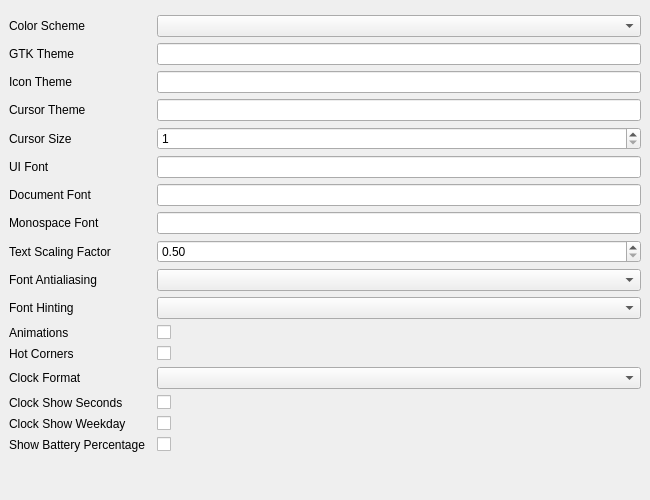
<?xml version="1.0" encoding="UTF-8"?>
<ui version="4.0">
 <class>GnomeAppearanceTab</class>
 <widget class="QWidget" name="GnomeAppearanceTab">
  <property name="geometry">
   <rect>
    <x>0</x>
    <y>0</y>
    <width>650</width>
    <height>500</height>
   </rect>
  </property>
  <layout class="QVBoxLayout" name="mainLayout">
   <property name="leftMargin"><number>0</number></property>
   <property name="topMargin"><number>6</number></property>
   <property name="rightMargin"><number>0</number></property>
   <property name="bottomMargin"><number>0</number></property>
   <item>
    <widget class="QScrollArea" name="scrollArea">
     <property name="widgetResizable">
      <bool>true</bool>
     </property>
     <property name="frameShape">
      <enum>QFrame::NoFrame</enum>
     </property>
     <widget class="QWidget" name="scrollContents">
      <layout class="QGridLayout" name="gridLayout">
       <property name="horizontalSpacing"><number>12</number></property>
       <property name="verticalSpacing"><number>6</number></property>

       <!-- Row 0: Color Scheme -->
       <item row="0" column="0">
        <widget class="QLabel" name="lblColorScheme">
         <property name="text"><string>Color Scheme</string></property>
        </widget>
       </item>
       <item row="0" column="1">
        <widget class="QComboBox" name="cmbColorScheme">
         <property name="minimumSize"><size><width>200</width><height>0</height></size></property>
         <property name="cursor"><cursorShape>PointingHandCursor</cursorShape></property>
         <property name="focusPolicy"><enum>Qt::NoFocus</enum></property>
        </widget>
       </item>

       <!-- Row 1: GTK Theme -->
       <item row="1" column="0">
        <widget class="QLabel" name="lblGtkTheme">
         <property name="text"><string>GTK Theme</string></property>
        </widget>
       </item>
       <item row="1" column="1">
        <widget class="QLineEdit" name="editGtkTheme">
         <property name="minimumSize"><size><width>200</width><height>0</height></size></property>
        </widget>
       </item>

       <!-- Row 2: Icon Theme -->
       <item row="2" column="0">
        <widget class="QLabel" name="lblIconTheme">
         <property name="text"><string>Icon Theme</string></property>
        </widget>
       </item>
       <item row="2" column="1">
        <widget class="QLineEdit" name="editIconTheme">
         <property name="minimumSize"><size><width>200</width><height>0</height></size></property>
        </widget>
       </item>

       <!-- Row 3: Cursor Theme -->
       <item row="3" column="0">
        <widget class="QLabel" name="lblCursorTheme">
         <property name="text"><string>Cursor Theme</string></property>
        </widget>
       </item>
       <item row="3" column="1">
        <widget class="QLineEdit" name="editCursorTheme">
         <property name="minimumSize"><size><width>200</width><height>0</height></size></property>
        </widget>
       </item>

       <!-- Row 4: Cursor Size -->
       <item row="4" column="0">
        <widget class="QLabel" name="lblCursorSize">
         <property name="text"><string>Cursor Size</string></property>
        </widget>
       </item>
       <item row="4" column="1">
        <widget class="QSpinBox" name="spinCursorSize">
         <property name="minimum"><number>1</number></property>
         <property name="maximum"><number>96</number></property>
         <property name="focusPolicy"><enum>Qt::ClickFocus</enum></property>
        </widget>
       </item>

       <!-- Row 5: UI Font -->
       <item row="5" column="0">
        <widget class="QLabel" name="lblFont">
         <property name="text"><string>UI Font</string></property>
        </widget>
       </item>
       <item row="5" column="1">
        <widget class="QLineEdit" name="editFont">
         <property name="minimumSize"><size><width>200</width><height>0</height></size></property>
        </widget>
       </item>

       <!-- Row 6: Document Font -->
       <item row="6" column="0">
        <widget class="QLabel" name="lblDocFont">
         <property name="text"><string>Document Font</string></property>
        </widget>
       </item>
       <item row="6" column="1">
        <widget class="QLineEdit" name="editDocFont">
         <property name="minimumSize"><size><width>200</width><height>0</height></size></property>
        </widget>
       </item>

       <!-- Row 7: Monospace Font -->
       <item row="7" column="0">
        <widget class="QLabel" name="lblMonoFont">
         <property name="text"><string>Monospace Font</string></property>
        </widget>
       </item>
       <item row="7" column="1">
        <widget class="QLineEdit" name="editMonoFont">
         <property name="minimumSize"><size><width>200</width><height>0</height></size></property>
        </widget>
       </item>

       <!-- Row 8: Text Scaling -->
       <item row="8" column="0">
        <widget class="QLabel" name="lblTextScaling">
         <property name="text"><string>Text Scaling Factor</string></property>
        </widget>
       </item>
       <item row="8" column="1">
        <widget class="QDoubleSpinBox" name="spinTextScaling">
         <property name="minimum"><double>0.500000000000000</double></property>
         <property name="maximum"><double>3.000000000000000</double></property>
         <property name="singleStep"><double>0.100000000000000</double></property>
         <property name="focusPolicy"><enum>Qt::ClickFocus</enum></property>
        </widget>
       </item>

       <!-- Row 9: Font Antialiasing -->
       <item row="9" column="0">
        <widget class="QLabel" name="lblAntialiasing">
         <property name="text"><string>Font Antialiasing</string></property>
        </widget>
       </item>
       <item row="9" column="1">
        <widget class="QComboBox" name="cmbAntialiasing">
         <property name="minimumSize"><size><width>200</width><height>0</height></size></property>
         <property name="cursor"><cursorShape>PointingHandCursor</cursorShape></property>
         <property name="focusPolicy"><enum>Qt::NoFocus</enum></property>
        </widget>
       </item>

       <!-- Row 10: Font Hinting -->
       <item row="10" column="0">
        <widget class="QLabel" name="lblHinting">
         <property name="text"><string>Font Hinting</string></property>
        </widget>
       </item>
       <item row="10" column="1">
        <widget class="QComboBox" name="cmbHinting">
         <property name="minimumSize"><size><width>200</width><height>0</height></size></property>
         <property name="cursor"><cursorShape>PointingHandCursor</cursorShape></property>
         <property name="focusPolicy"><enum>Qt::NoFocus</enum></property>
        </widget>
       </item>

       <!-- Row 11: Animations -->
       <item row="11" column="0">
        <widget class="QLabel" name="lblAnimations">
         <property name="text"><string>Animations</string></property>
        </widget>
       </item>
       <item row="11" column="1">
        <widget class="QCheckBox" name="chkAnimations">
         <property name="cursor"><cursorShape>PointingHandCursor</cursorShape></property>
         <property name="focusPolicy"><enum>Qt::NoFocus</enum></property>
        </widget>
       </item>

       <!-- Row 12: Hot Corners -->
       <item row="12" column="0">
        <widget class="QLabel" name="lblHotCorners">
         <property name="text"><string>Hot Corners</string></property>
        </widget>
       </item>
       <item row="12" column="1">
        <widget class="QCheckBox" name="chkHotCorners">
         <property name="cursor"><cursorShape>PointingHandCursor</cursorShape></property>
         <property name="focusPolicy"><enum>Qt::NoFocus</enum></property>
        </widget>
       </item>

       <!-- Row 13: Clock Format -->
       <item row="13" column="0">
        <widget class="QLabel" name="lblClockFormat">
         <property name="text"><string>Clock Format</string></property>
        </widget>
       </item>
       <item row="13" column="1">
        <widget class="QComboBox" name="cmbClockFormat">
         <property name="minimumSize"><size><width>200</width><height>0</height></size></property>
         <property name="cursor"><cursorShape>PointingHandCursor</cursorShape></property>
         <property name="focusPolicy"><enum>Qt::NoFocus</enum></property>
        </widget>
       </item>

       <!-- Row 14: Clock Show Seconds -->
       <item row="14" column="0">
        <widget class="QLabel" name="lblClockSeconds">
         <property name="text"><string>Clock Show Seconds</string></property>
        </widget>
       </item>
       <item row="14" column="1">
        <widget class="QCheckBox" name="chkClockSeconds">
         <property name="cursor"><cursorShape>PointingHandCursor</cursorShape></property>
         <property name="focusPolicy"><enum>Qt::NoFocus</enum></property>
        </widget>
       </item>

       <!-- Row 15: Clock Show Weekday -->
       <item row="15" column="0">
        <widget class="QLabel" name="lblClockWeekday">
         <property name="text"><string>Clock Show Weekday</string></property>
        </widget>
       </item>
       <item row="15" column="1">
        <widget class="QCheckBox" name="chkClockWeekday">
         <property name="cursor"><cursorShape>PointingHandCursor</cursorShape></property>
         <property name="focusPolicy"><enum>Qt::NoFocus</enum></property>
        </widget>
       </item>

       <!-- Row 16: Battery Percentage -->
       <item row="16" column="0">
        <widget class="QLabel" name="lblBatteryPct">
         <property name="text"><string>Show Battery Percentage</string></property>
        </widget>
       </item>
       <item row="16" column="1">
        <widget class="QCheckBox" name="chkBatteryPct">
         <property name="cursor"><cursorShape>PointingHandCursor</cursorShape></property>
         <property name="focusPolicy"><enum>Qt::NoFocus</enum></property>
        </widget>
       </item>

       <!-- Spacer -->
       <item row="17" column="0">
        <spacer name="verticalSpacer">
         <property name="orientation"><enum>Qt::Vertical</enum></property>
         <property name="sizeHint" stdset="0"><size><width>20</width><height>40</height></size></property>
        </spacer>
       </item>
      </layout>
     </widget>
    </widget>
   </item>
  </layout>
 </widget>
 <resources/>
 <connections/>
</ui>
